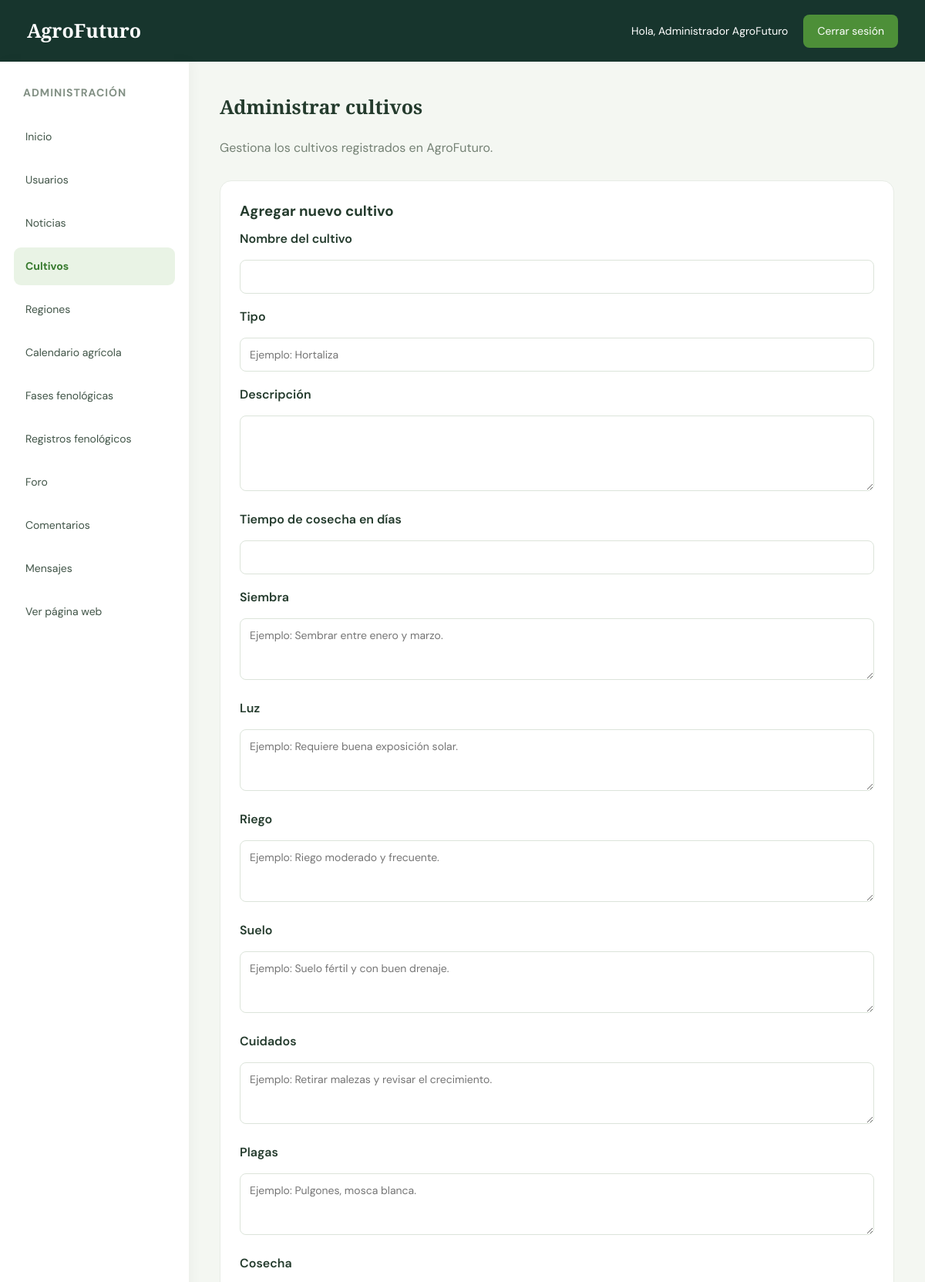
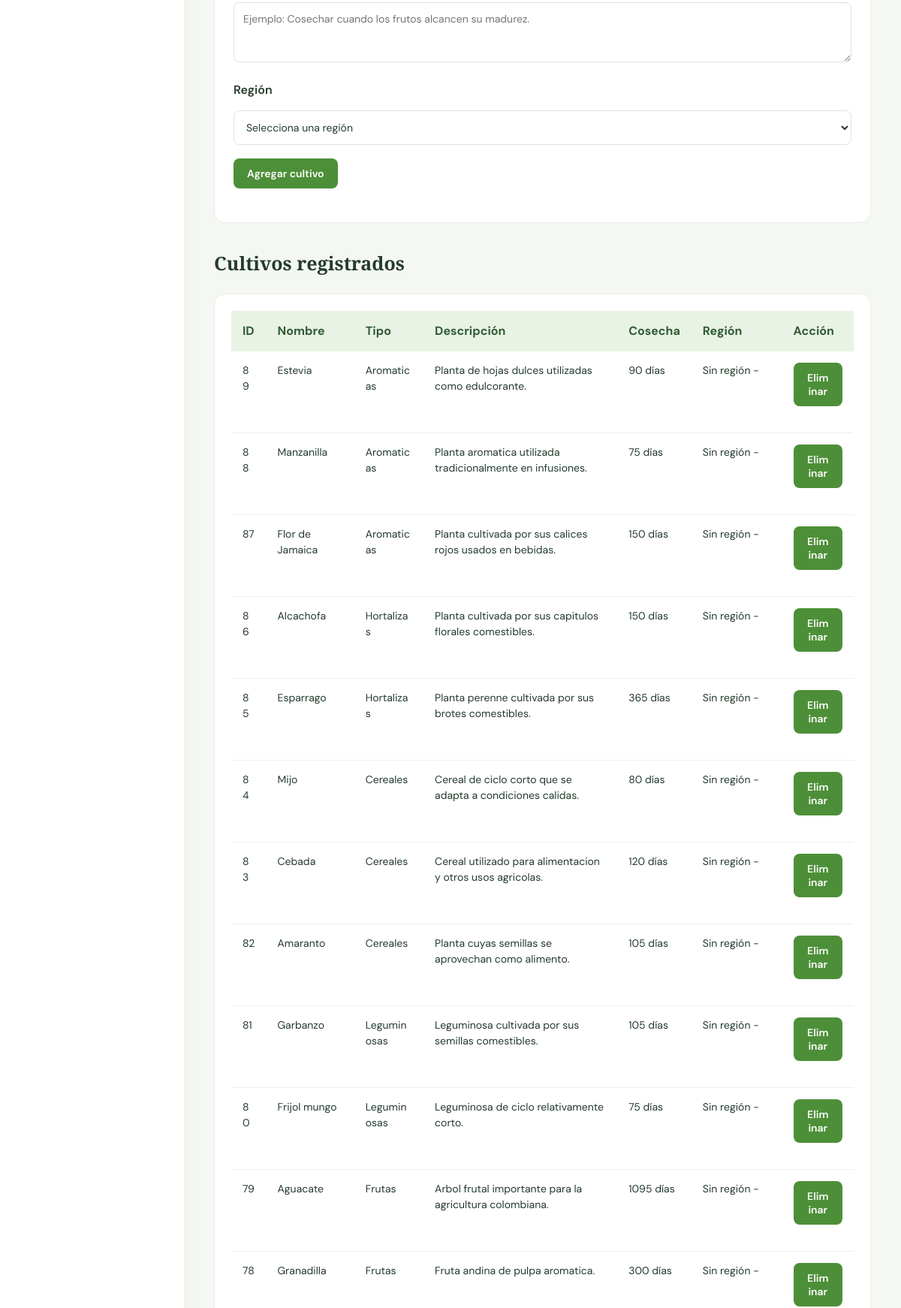
The app's page /administrador/cultivos.php (signed in, upper part) with its own data (2 pictures, top to bottom).
### tables this page shows
CREATE TABLE `cultivos` (
  `id_cultivo` int(11) NOT NULL,
  `nombre` varchar(100) NOT NULL,
  `descripcion` text DEFAULT NULL,
  `tipo` varchar(100) DEFAULT NULL,
  `tiempo_cosecha` int(11) DEFAULT NULL,
  `id_region` int(11) DEFAULT NULL,
  `siembra` text DEFAULT NULL,
  `luz` varchar(150) DEFAULT NULL,
  `riego` text DEFAULT NULL,
  `suelo` text DEFAULT NULL,
  `cuidados` text DEFAULT NULL,
  `plagas` text DEFAULT NULL,
  `cosecha` text DEFAULT NULL
);

### administrador/cultivos.php (the view, shortened to what this page needs)
<?php
require_once "../conexion.php";
$sql_cultivos = "SELECT
                    c.id_cultivo,
                    c.nombre,
                    c.descripcion,
                    c.tipo,
                    c.tiempo_cosecha,
                    c.siembra,
                    c.luz,
                    c.riego,
                    c.suelo,
                    c.cuidados,
                    c.plagas,
                    c.cosecha,
                    r.nombre AS region,
                    r.departamento
                 FROM cultivos c
                 LEFT JOIN regiones r
                    ON c.id_region = r.id_region
                 ORDER BY c.id_cultivo DESC";
$cultivos = mysqli_query($conexion, $sql_cultivos);
?>
<!DOCTYPE html>
<html lang="es">
<head>
    <link rel="stylesheet" href="estilo_admin.css">
</head>
<body>
<header class="header">
    <div class="logo">
        AgroFuturo
    </div>
    <div class="admin-info">
        <span>
            Hola, <?php echo htmlspecialchars($_SESSION["nombre"] ?? "Administrador"); ?>
        </span>
        <a href="../logout.php" class="btn-cerrar">
            Cerrar sesión
        </a>
    </div>
</header>
<div class="contenedor">
    <aside class="sidebar">
        <h3>Administración</h3>
        <a href="index.php">
            Inicio
        </a>
        <a href="usuarios.php">
            Usuarios
        </a>
        <a href="noticias.php">
            Noticias
        </a>
        <a href="cultivos.php" class="activo">
            Cultivos
        </a>
        <a href="regiones.php">
            Regiones
        </a>
        <a href="calendario.php">
            Calendario agrícola
        </a>
        <a href="fases.php">
            Fases fenológicas
        </a>
        <a href="registros.php">
            Registros fenológicos
        </a>
        <a href="foro.php">
            Foro
        </a>
        <a href="comentarios.php">
            Comentarios
        </a>
        <a href="mensajes.php">
            Mensajes
        </a>
        <a href="../index_principal.php">
            Ver página web
        </a>
    </aside>
    <main class="contenido">
        <h2>Administrar cultivos</h2>
        <p style="margin-bottom: 25px; color: #748174;">
            Gestiona los cultivos registrados en AgroFuturo.
        </p>
        <section class="informacion">
            <h3>Agregar nuevo cultivo</h3>
            <form method="POST">
                <div style="margin-bottom: 18px;">
                    <label for="nombre">
                        Nombre del cultivo
                    </label>
                    <input
                        type="text"
                        id="nombre"
                        name="nombre"
                        required
                        style="width: 100%; padding: 12px; margin-top: 8px; border: 1px solid #dce4da; border-radius: 8px; font-family: inherit;"
                    >
                </div>
                <div style="margin-bottom: 18px;">
                    <label for="tipo">
                        Tipo
                    </label>
                    <input
                        type="text"
                        id="tipo"
                        name="tipo"
                        placeholder="Ejemplo: Hortaliza"
                        style="width: 100%; padding: 12px; margin-top: 8px; border: 1px solid #dce4da; border-radius: 8px; font-family: inherit;"
                    >
                </div>
                <div style="margin-bottom: 18px;">
                    <label for="descripcion">
                        Descripción
                    </label>
                    <textarea
                        id="descripcion"
                        name="descripcion"
                        rows="4"
                        style="width: 100%; padding: 12px; margin-top: 8px; border: 1px solid #dce4da; border-radius: 8px; font-family: inherit; resize: vertical;"
                    ></textarea>
                </div>
                <div style="margin-bottom: 18px;">
                    <label for="tiempo_cosecha">
                        Tiempo de cosecha en días
                    </label>
                    <input
                        type="number"
                        id="tiempo_cosecha"
                        name="tiempo_cosecha"
                        min="1"
                        style="width: 100%; padding: 12px; margin-top: 8px; border: 1px solid #dce4da; border-radius: 8px; font-family: inherit;"
                    >
                </div>
                <div style="margin-bottom: 18px;">
                    <label for="siembra">
                        Siembra
                    </label>
                    <textarea
                        id="siembra"
                        name="siembra"
                        rows="3"
                        placeholder="Ejemplo: Sembrar entre enero y marzo."
                        style="width: 100%; padding: 12px; margin-top: 8px; border: 1px solid #dce4da; border-radius: 8px; font-family: inherit; resize: vertical;"
                    ></textarea>
                </div>
                <div style="margin-bottom: 18px;">
                    <label for="luz">
                        Luz
                    </label>
                    <textarea
                        id="luz"
                        name="luz"
                        rows="3"
                        placeholder="Ejemplo: Requiere buena exposición solar."
                        style="width: 100%; padding: 12px; margin-top: 8px; border: 1px solid #dce4da; border-radius: 8px; font-family: inherit; resize: vertical;"
                    ></textarea>
                </div>
                <div style="margin-bottom: 18px;">
                    <label for="riego">
                        Riego
                    </label>
                    <textarea
                        id="riego"
                        name="riego"
                        rows="3"
                        placeholder="Ejemplo: Riego moderado y frecuente."
                        style="width: 100%; padding: 12px; margin-top: 8px; border: 1px solid #dce4da; border-radius: 8px; font-family: inherit; resize: vertical;"
                    ></textarea>
                </div>
                <div style="margin-bottom: 18px;">
                    <label for="suelo">
                        Suelo
                    </label>
                    <textarea
                        id="suelo"
                        name="suelo"
                        rows="3"
                        placeholder="Ejemplo: Suelo fértil y con buen drenaje."
                        style="width: 100%; padding: 12px; margin-top: 8px; border: 1px solid #dce4da; border-radius: 8px; font-family: inherit; resize: vertical;"
                    ></textarea>
                </div>
                <div style="margin-bottom: 18px;">
                    <label for="cuidados">
                        Cuidados
                    </label>
                    <textarea
                        id="cuidados"
                        name="cuidados"
                        rows="3"
                        placeholder="Ejemplo: Retirar malezas y revisar el crecimiento."
                        style="width: 100%; padding: 12px; margin-top: 8px; border: 1px solid #dce4da; border-radius: 8px; font-family: inherit; resize: vertical;"
                    ></textarea>
                </div>
                <div style="margin-bottom: 18px;">
                    <label for="plagas">
                        Plagas
                    </label>
                    <textarea
                        id="plagas"
                        name="plagas"
                        rows="3"
                        placeholder="Ejemplo: Pulgones, mosca blanca."
                        style="width: 100%; padding: 12px; margin-top: 8px; border: 1px solid #dce4da; border-radius: 8px; font-family: inherit; resize: vertical;"
                    ></textarea>
                </div>
                <div style="margin-bottom: 18px;">
                    <label for="cosecha">
                        Cosecha
                    </label>
                    <textarea
                        id="cosecha"
                        name="cosecha"
                        rows="3"
                        placeholder="Ejemplo: Cosechar cuando los frutos alcancen su madurez."
                        style="width: 100%; padding: 12px; margin-top: 8px; border: 1px solid #dce4da; border-radius: 8px; font-family: inherit; resize: vertical;"
                    ></textarea>
                </div>
                <div style="margin-bottom: 18px;">
                    <label for="id_region">
                        Región
                    </label>
                    <select
                        id="id_region"
                        name="id_region"
                        required
                        style="width: 100%; padding: 12px; margin-top: 8px; border: 1px solid #dce4da; border-radius: 8px; font-family: inherit;"
                    >
                        <option value="">
                            Selecciona una región
                        </option>
                    </select>
                </div>
                <button type="submit" class="btn">
                    Agregar cultivo
                </button>
            </form>
        </section>
        <h2 style="margin-top: 35px;">
            Cultivos registrados
        </h2>
        <div class="tabla-contenedor">
            <table>
                <thead>
                    <tr>
                        <th>ID</th>
                        <th>Nombre</th>
                        <th>Tipo</th>
                        <th>Descripción</th>
                        <th>Cosecha</th>
                        <th>Región</th>
                        <th>Acción</th>
                    </tr>
                </thead>
                <tbody>
                    <?php if (mysqli_num_rows($cultivos) > 0): ?>
                        <?php while ($cultivo = mysqli_fetch_assoc($cultivos)): ?>
                            <tr>
                                <td>
                                    <?php echo $cultivo["id_cultivo"]; ?>
                                </td>
                                <td>
                                    <?php echo htmlspecialchars($cultivo["nombre"]); ?>
                                </td>
                                <td>
                                    <?php echo htmlspecialchars($cultivo["tipo"] ?? ""); ?>
                                </td>
                                <td>
                                    <?php echo htmlspecialchars($cultivo["descripcion"] ?? ""); ?>
                                </td>
                                <td>
                                    <?php
                                    echo $cultivo["tiempo_cosecha"] !== null
                                        ? $cultivo["tiempo_cosecha"] . " días"
                                        : "No definido";
                                    ?>
                                </td>
                                <td>
                                    <?php
                                    echo htmlspecialchars(
                                        ($cultivo["region"] ?? "Sin región") .
                                        " - " .
                                        ($cultivo["departamento"] ?? "")
                                    );
                                    ?>
                                </td>
                                <td>
                                    <form method="POST">
                                        <button
                                            type="submit"
                                            class="btn"
                                            onclick="return confirm('¿Seguro que deseas eliminar este cultivo?');"
                                        >
                                            Eliminar
                                        </button>
                                    </form>
                                </td>
                            </tr>
                        <?php endwhile; ?>
                    <?php endif; ?>
                </tbody>
            </table>
        </div>
    </main>
</div>
</body>
</html>

### administrador/estilo_admin.css (style rules this page uses)
* { margin: 0; padding: 0; box-sizing: border-box; }
body { font-family: 'DM Sans', sans-serif; background: #f4f7f2; color: #243b2d; line-height: 1.5; }
.header { min-height: 80px; background: #17352d; color: white; display: flex; justify-content: space-between; align-items: center; padding: 15px 35px; gap: 20px; }
.logo { font-family: 'Playfair Display', serif; font-size: 25px; font-weight: bold; }
.admin-info { display: flex; align-items: center; gap: 20px; font-size: 14px; }
.btn-cerrar { display: inline-block; background: #4d8f38; color: white; text-decoration: none; padding: 11px 18px; border-radius: 8px; transition: 0.3s; }
.contenedor { display: flex; align-items: stretch; min-height: calc(100vh - 80px); }
.sidebar { flex: 0 0 245px; width: 245px; background: white; padding: 30px 18px; box-shadow: 3px 0 15px rgba(0, 0, 0, 0.04); }
.sidebar h3 { font-size: 14px; color: #829084; text-transform: uppercase; margin: 0 0 22px 12px; letter-spacing: 1px; }
.sidebar a { display: block; text-decoration: none; color: #405447; padding: 14px 15px; border-radius: 9px; margin-bottom: 7px; font-size: 14px; transition: 0.3s; }
.sidebar a:hover, .sidebar a.activo { background: #e9f3e5; color: #397b30; font-weight: 700; }
.contenido { flex: 1; min-width: 0; padding: 40px; }
.contenido h2 { font-family: 'Playfair Display', serif; font-size: 25px; margin-bottom: 22px; }
.contenido h3 { margin-bottom: 12px; }
.contenido > p { color: #748174; margin-bottom: 20px; }
.informacion { background: white; border-radius: 15px; padding: 25px; margin-top: 30px; border: 1px solid #e7ece5; }
.informacion h3 { margin-bottom: 10px; }
.contenido form { margin-bottom: 20px; }
.contenido form label { display: inline-block; margin-bottom: 7px; font-weight: 600; }
.contenido form input:not([type="hidden"]):not([type="checkbox"]):not([type="radio"]), .contenido form select, .contenido form textarea { max-width: 100%; padding: 12px; border: 1px solid #d4ddd2; border-radius: 8px; background: white; color: #243b2d; font-family: 'DM Sans', sans-serif; font-size: 14px; }
.contenido form textarea { resize: vertical; }
.tabla-contenedor { width: 100%; background: white; border-radius: 14px; padding: 22px; overflow-x: auto; border: 1px solid #e7ece5; }
table { width: 100%; border-collapse: collapse; min-width: 600px; }
th { background: #e9f3e5; color: #315c34; text-align: left; padding: 15px; font-weight: 700; }
td { padding: 15px; border-bottom: 1px solid #edf0eb; font-size: 14px; vertical-align: top; overflow-wrap: anywhere; }
td form { margin: 0; }
.btn, .boton-guardar, .boton-eliminar { display: inline-block; background: #4d8f38; color: white; padding: 11px 18px; border: none; border-radius: 8px; text-decoration: none; cursor: pointer; font-family: inherit; font-size: 14px; font-weight: 600; transition: background 0.3s; }

### records on screen
cultivos: id_cultivo "89", nombre "Estevia", tipo "Aromaticas", descripcion "Planta de hojas dulces utilizadas como edulcorante.", tiempo_cosecha "90", departamento "Sin región -"
cultivos: id_cultivo "88", nombre "Manzanilla", tipo "Aromaticas", descripcion "Planta aromatica utilizada tradicionalmente en infusiones.", tiempo_cosecha "75", departamento "Sin región -"
cultivos: id_cultivo "87", nombre "Flor de Jamaica", tipo "Aromaticas", descripcion "Planta cultivada por sus calices rojos usados en bebidas.", tiempo_cosecha "150", departamento "Sin región -"
cultivos: id_cultivo "86", nombre "Alcachofa", tipo "Hortalizas", descripcion "Planta cultivada por sus capitulos florales comestibles.", tiempo_cosecha "150", departamento "Sin región -"
cultivos: id_cultivo "85", nombre "Esparrago", tipo "Hortalizas", descripcion "Planta perenne cultivada por sus brotes comestibles.", tiempo_cosecha "365", departamento "Sin región -"
cultivos: id_cultivo "84", nombre "Mijo", tipo "Cereales", descripcion "Cereal de ciclo corto que se adapta a condiciones calidas.", tiempo_cosecha "80", departamento "Sin región -"
cultivos: id_cultivo "83", nombre "Cebada", tipo "Cereales", descripcion "Cereal utilizado para alimentacion y otros usos agricolas.", tiempo_cosecha "120", departamento "Sin región -"
cultivos: id_cultivo "82", nombre "Amaranto", tipo "Cereales", descripcion "Planta cuyas semillas se aprovechan como alimento.", tiempo_cosecha "105", departamento "Sin región -"
cultivos: id_cultivo "81", nombre "Garbanzo", tipo "Leguminosas", descripcion "Leguminosa cultivada por sus semillas comestibles.", tiempo_cosecha "105", departamento "Sin región -"
cultivos: id_cultivo "80", nombre "Frijol mungo", tipo "Leguminosas", descripcion "Leguminosa de ciclo relativamente corto.", tiempo_cosecha "75", departamento "Sin región -"
cultivos: id_cultivo "79", nombre "Aguacate", tipo "Frutas", descripcion "Arbol frutal importante para la agricultura colombiana.", tiempo_cosecha "1095", departamento "Sin región -"
cultivos: id_cultivo "78", nombre "Granadilla", tipo "Frutas", descripcion "Fruta andina de pulpa aromatica.", tiempo_cosecha "300", departamento "Sin región -"

### other values on screen
$_SESSION["nombre"] "Administrador AgroFuturo"
